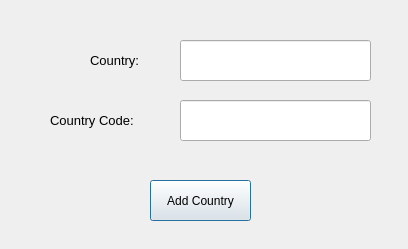
<?xml version="1.0" encoding="UTF-8"?>
<ui version="4.0">
 <class>Dialog</class>
 <widget class="QDialog" name="Dialog">
  <property name="geometry">
   <rect>
    <x>0</x>
    <y>0</y>
    <width>408</width>
    <height>249</height>
   </rect>
  </property>
  <property name="windowTitle">
   <string>Dialog</string>
  </property>
  <widget class="QLineEdit" name="Country_Code_Entry">
   <property name="geometry">
    <rect>
     <x>180</x>
     <y>100</y>
     <width>191</width>
     <height>41</height>
    </rect>
   </property>
  </widget>
  <widget class="QLineEdit" name="Country_Entry">
   <property name="geometry">
    <rect>
     <x>180</x>
     <y>40</y>
     <width>191</width>
     <height>41</height>
    </rect>
   </property>
  </widget>
  <widget class="QLabel" name="Country_Code_Label">
   <property name="geometry">
    <rect>
     <x>50</x>
     <y>110</y>
     <width>111</width>
     <height>21</height>
    </rect>
   </property>
   <property name="font">
    <font>
     <pointsize>10</pointsize>
    </font>
   </property>
   <property name="text">
    <string>Country Code:</string>
   </property>
  </widget>
  <widget class="QLabel" name="Country_Label">
   <property name="geometry">
    <rect>
     <x>90</x>
     <y>50</y>
     <width>81</width>
     <height>21</height>
    </rect>
   </property>
   <property name="font">
    <font>
     <pointsize>10</pointsize>
    </font>
   </property>
   <property name="text">
    <string>Country:</string>
   </property>
  </widget>
  <widget class="QPushButton" name="Add_Country_Button">
   <property name="geometry">
    <rect>
     <x>150</x>
     <y>180</y>
     <width>101</width>
     <height>41</height>
    </rect>
   </property>
   <property name="text">
    <string>Add Country</string>
   </property>
  </widget>
 </widget>
 <resources/>
 <connections/>
</ui>
